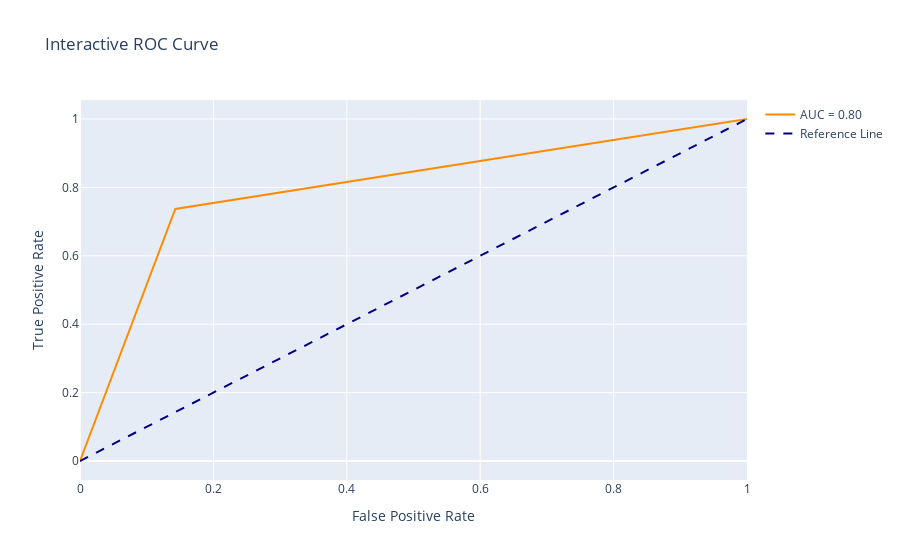

Here is the notebook cell this chart was saved with:
### Code cell
# Посмотрим на ROC-AUC

auc = metrics.roc_auc_score(y_test, y_pred)
fpr, tpr, _ = metrics.roc_curve(y_test, y_pred)


trace = go.Scatter(x=fpr, y=tpr, mode='lines', name='AUC = %0.2f' % auc,
                   line=dict(color='darkorange', width=2))
reference_line = go.Scatter(x=[0,1], y=[0,1], mode='lines', name='Reference Line',
                            line=dict(color='navy', width=2, dash='dash'))
fig = go.Figure(data=[trace, reference_line])
fig.update_layout(title='Interactive ROC Curve',
                  xaxis_title='False Positive Rate',
                  yaxis_title='True Positive Rate')
fig.show()

### Figure 1 — Plotly figure (JSON) as saved in the notebook; plotly's stock layout.template omitted (floating-point values rounded to 4 significant figures)
{"data": [{"line": {"color": "darkorange", "width": 2}, "mode": "lines", "name": "AUC = 0.80", "type": "scatter", "x": [0.0, 0.1429, 1.0], "y": [0.0, 0.7368, 1.0]}, {"line": {"color": "navy", "dash": "dash", "width": 2}, "mode": "lines", "name": "Reference Line", "type": "scatter", "x": [0, 1], "y": [0, 1]}], "layout": {"title": {"text": "Interactive ROC Curve"}, "xaxis": {"title": {"text": "False Positive Rate"}}, "yaxis": {"title": {"text": "True Positive Rate"}}}}
